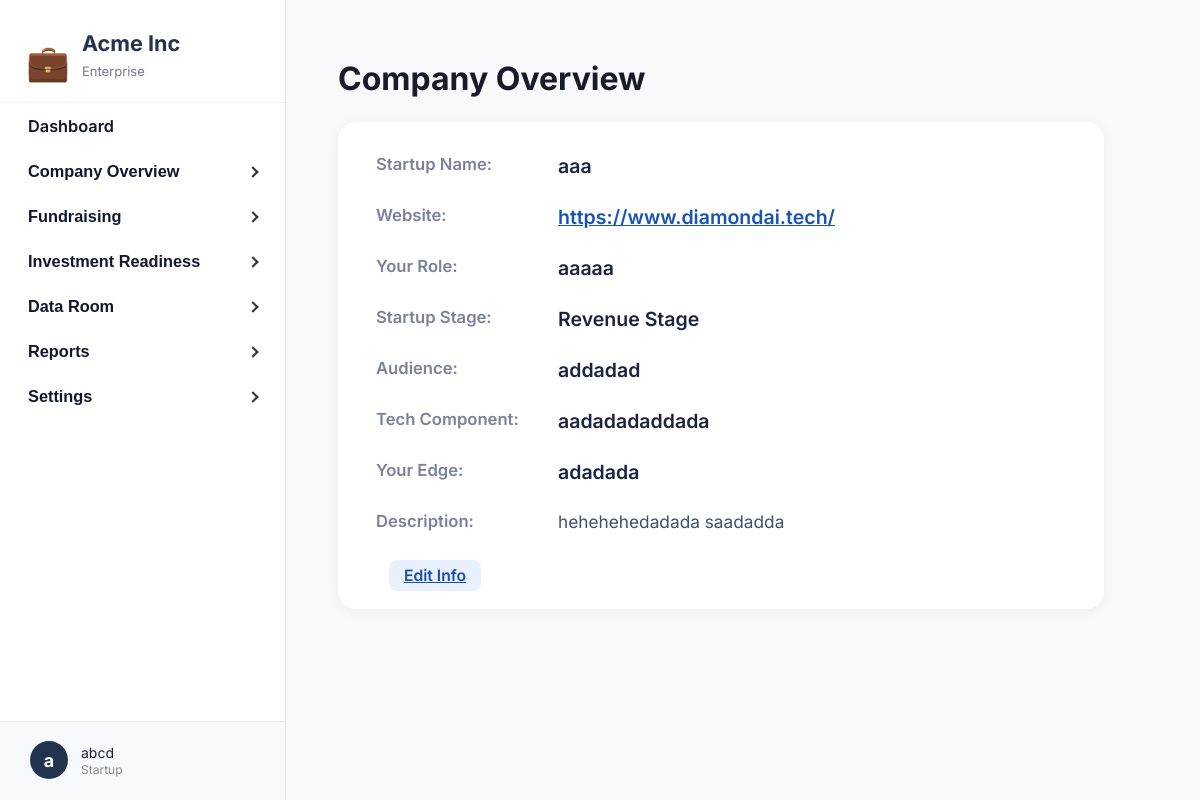
Page /api/startup/company-overview/ (signed in) on the committed database.
### core/models.py (models this page shows, shortened)
class StartupProfile(models.Model):
    user = models.OneToOneField(User, on_delete=models.CASCADE, related_name='startup_profile')
    startup_name = models.CharField(max_length=150)
    role = models.CharField(max_length=100)
    email = models.EmailField()
    website = models.CharField(max_length=255)
    heard_about = models.CharField(max_length=50)
    description = models.TextField()
    audience = models.TextField()
    tech_component = models.TextField()
    your_edge = models.TextField()
    pitch_deck_url = models.CharField(max_length=255)
    startup_stage = models.CharField(max_length=50)
    problem = models.TextField()
    solution = models.TextField()
    market_research = models.CharField(max_length=20)
    business_model_mind = models.CharField(max_length=50)
    working_time = models.CharField(max_length=50)
    cofounder = models.CharField(max_length=20)
    support_needed = models.TextField()
    has_mvp = models.CharField(max_length=10)
    tested_with_customers = models.CharField(max_length=10)
    funding_source = models.CharField(max_length=100)
    early_users = models.CharField(max_length=10)
    generated_revenue = models.CharField(max_length=20)
    stage3_challenges = models.TextField()
    stage3_support = models.TextField()
    business_model = models.TextField()
    paying_customers = models.CharField(max_length=50)
    annual_revenue_4 = models.CharField(max_length=50)
    external_funding = models.CharField(max_length=50)
    acquisition_strategies = models.TextField()
    team_size = models.CharField(max_length=50)
    stage4_challenges = models.TextField()
    stage4_support = models.TextField()
    annual_revenue_5 = models.CharField(max_length=50)
    active_customers_5 = models.CharField(max_length=50)
    markets_operating = models.CharField(max_length=100)
    expansion_plans = models.TextField()
    stage5_challenges = models.TextField()
    is_approved = models.BooleanField(default=False)
    is_onboarded = models.BooleanField(default=False)
    complete_profile_submitted = models.BooleanField(default=False)
    submitted_at = models.DateTimeField(auto_now_add=True)
    arr = models.FloatField(
        null=True, blank=True, verbose_name="Annual Recurring Revenue (ARR)"
    )
    arpu = models.FloatField(
        null=True, blank=True, verbose_name="Average Revenue Per User (ARPU)"
    )
    monthly_burn = models.FloatField(null=True, blank=True)
    cash_balance = models.FloatField(null=True, blank=True)
    ltv_cac_ratio = models.FloatField(null=True, blank=True)
    operating_expenses = models.FloatField(null=True, blank=True)
    debt_obligations = models.TextField(null=True, blank=True)
    capital_raised = models.FloatField(null=True, blank=True)
    currently_raising = models.FloatField(null=True, blank=True)
    equity_offered = models.FloatField(null=True, blank=True)
    financial_forecast = models.FileField(
        upload_to='financial_forecasts/', null=True, blank=True
    )

### core/views.py (the view)
# urls.py: path('startup/company-overview/', startup_company_overview, name='startup_company_overview'),
@login_required
def startup_company_overview(request):
    profile = request.user.startup_profile
    if request.headers.get("HX-Request") == "true":
        return render(request, "startup_partials/startup_company_overview_partial.html", {"profile": profile})
    else:
        return render(request, "startup_company_overview.html", {"profile": profile})

### core/templates/startup_company_overview.html (shortened to what this page needs)
{% extends "startup_base.html" %}
{% block content %}
<h1 style="font-weight: 700; margin-bottom: 24px;">Company Overview</h1>
<div class="overview-card">
    <div class="overview-row">
        <div class="overview-label">Startup Name:</div>
        <div class="overview-value">{{ profile.startup_name }}</div>
    </div>
    <div class="overview-row">
        <div class="overview-label">Website:</div>
        <div class="overview-value"><a href="{{ profile.website }}" target="_blank" style="color:#1854b4;text-decoration:underline;">{{ profile.website }}</a></div>
    </div>
    <div class="overview-row">
        <div class="overview-label">Your Role:</div>
        <div class="overview-value">{{ profile.role }}</div>
    </div>
    <div class="overview-row">
        <div class="overview-label">Startup Stage:</div>
        <div class="overview-value">{{ profile.startup_stage }}</div>
    </div>
    <div class="overview-row">
        <div class="overview-label">Audience:</div>
        <div class="overview-value">{{ profile.audience }}</div>
    </div>
    <div class="overview-row">
        <div class="overview-label">Tech Component:</div>
        <div class="overview-value">{{ profile.tech_component }}</div>
    </div>
    <div class="overview-row">
        <div class="overview-label">Your Edge:</div>
        <div class="overview-value">{{ profile.your_edge }}</div>
    </div>
    <div class="overview-row">
        <div class="overview-label">Description:</div>
        <div class="overview-desc">{{ profile.description }}</div>
    </div>
    <a href="{% url 'startup_edit_overview' %}" class="edit-btn">Edit Info</a>
</div>
{% endblock %}

### core/templates/startup_base.html (shortened to what this page needs)
{% load static %}
<!DOCTYPE html>
<html lang="en">
<head>
</head>
<body>
<div class="layout">
    <nav class="sidebar">
        <div class="logo-box">
            <span class="logo-icon">&#128188;</span>
            <div>
                <div class="sidebar-title">Acme Inc</div>
                <div class="sidebar-subtitle">Enterprise</div>
            </div>
        </div>
        <div class="sidebar-content">
            <ul class="sidebar-nav">
                <li>
                    <a href="{% url 'startup_dashboard' %}" class="sidebar-link {% if section == 'dashboard' %}active{% endif %}">Dashboard</a>
                </li>
                <li>
                    <button class="sidebar-toggle {% if section == 'company' %}active{% endif %}" aria-expanded="false" type="button">
                        Company Overview
                        <span class="arrow"></span>
                    </button>
                </li>
                <li>
                    <button class="sidebar-toggle" aria-expanded="false" type="button">
                        Fundraising
                        <span class="arrow"></span>
                    </button>
                </li>
                <li>
                    <button class="sidebar-toggle" aria-expanded="false" type="button">
                        Investment Readiness
                        <span class="arrow"></span>
                    </button>
                </li>
                <li>
                    <button class="sidebar-toggle" aria-expanded="false" type="button">
                        Data Room
                        <span class="arrow"></span>
                    </button>
                </li>
                <li>
                    <button class="sidebar-toggle" aria-expanded="false" type="button">
                        Reports
                        <span class="arrow"></span>
                    </button>
                </li>
                <li>
                    <button class="sidebar-toggle" aria-expanded="false" type="button">
                        Settings
                        <span class="arrow"></span>
                    </button>
                </li>
            </ul>
        </div>
        <div class="sidebar-footer" id="sidebar-footer">
            <div class="sidebar-footer-circle">{{ request.user.first_name|default:"N"|slice:":1" }}</div>
            <div class="sidebar-footer-details">
                <span>{{ request.user.get_full_name|default:request.user.username }}</span>
                <small>Startup</small>
            </div>
        </div>
    </nav>
    <div id="main-content" class="main-content">
        {% block content %}{% endblock %}
    </div>
</div>
</body>
</html>

### core/templates/startup_base.html (style rules this page uses)
html, body { height: 100%; margin: 0; }
body { font-family: 'Inter', sans-serif; background: #f8f9fb; color: #181b2a; height: 100vh; }
.layout { display: flex; min-height: 100vh; }
.sidebar { width: 285px; background: #fff; border-right: 1.5px solid #e3e5e8; padding: 0; position: relative; display: flex; flex-direction: column; height: 100vh; }
.sidebar .logo-box { padding: 30px 26px 8px 26px; display: flex; align-items: center; gap: 12px; flex-shrink: 0; background: #fff; border-bottom: 1px solid #f0f0f0; }
.sidebar-content { flex: 1; overflow-y: auto; padding-bottom: 80px; }
.sidebar .logo-icon { font-size: 2.2rem; color: #22284b; }
.sidebar-title { font-weight: 700; font-size: 1.35rem; color: #22334d; margin-bottom: 7px; }
.sidebar-subtitle { font-size: 13px; color: #757a8a; margin-bottom: 15px; }
.sidebar-nav { padding: 0; margin: 0 0 30px 0; list-style: none; }
.sidebar-link, .sidebar-toggle { display: flex; align-items: center; gap: 8px; padding: 13px 28px; color: #10182e; text-decoration: none; font-weight: 600; font-size: 1.02rem; border: none; background: none; cursor: pointer; width: 100%; outline: none; transition: all 0.2s cubic-bezier(0.4, 0, 0.2, 1); border-radius: 0 16px 16px 0; margin-right: 4px; position: relative; }
.sidebar-toggle .arrow { margin-left: auto; transition: transform 0.3s cubic-bezier(0.4, 0, 0.2, 1); }
.sidebar-footer { position: absolute; left: 0; bottom: 0; width: 100%; padding: 19px 24px 21px 30px; border-top: 1px solid #ececec; background: #f6fafd; display: flex; align-items: center; gap: 13px; cursor: pointer; z-index: 10; box-sizing: border-box; transition: all 0.2s cubic-bezier(0.4, 0, 0.2, 1); }
.sidebar-footer-circle { width: 38px; height: 38px; border-radius: 50%; background: #22334d; color: #fff; display: flex; align-items: center; justify-content: center; font-size: 18px; font-weight: 700; transition: all 0.2s cubic-bezier(0.4, 0, 0.2, 1); }
.sidebar-footer-details { display: flex; flex-direction: column; gap: 1px; }
.sidebar-footer-details span { font-size: 14px; color: #191f3d; transition: color 0.2s cubic-bezier(0.4, 0, 0.2, 1); }
.sidebar-footer-details small { font-size: 12px; color: #888; transition: color 0.2s cubic-bezier(0.4, 0, 0.2, 1); }
.main-content { flex: 1; padding: 38px 54px 44px 52px; }
.arrow { display: inline-block; width: 6px; height: 6px; border-top: 2px solid #333; border-right: 2px solid #333; transform: rotate(45deg); margin-left: auto; transition: transform 0.3s cubic-bezier(0.4, 0, 0.2, 1); }

### core/templates/startup_company_overview.html (style rules this page uses)
.overview-card { background: #fff; border-radius: 18px; box-shadow: 0 2px 14px #eaeef2; padding: 32px 38px 24px 38px; max-width: 690px; margin-bottom: 38px; }
.overview-row { display: flex; flex-wrap: wrap; gap: 48px 0; margin-bottom: 16px; }
.overview-label { min-width: 170px; font-size: 1.04rem; font-weight: 600; color: #7a819a; margin-right: 12px; margin-bottom: 9px; }
.overview-value { font-size: 1.22rem; color: #1a2340; font-weight: 600; margin-bottom: 11px; word-break: break-word; }
.overview-desc { margin-bottom: 17px; color: #42506b; font-size: 1.08rem; }
.edit-btn { background: #e9f0ff; border-radius: 8px; color: #184eaf; font-weight: 600; border: none; padding: 6px 15px; cursor: pointer; margin-left: 13px; font-size: 0.98rem; transition: background .13s; }

### rows in the picture
StartupProfile: startup_name "aaa", website "https://www.diamondai.tech/", role "aaaaa", startup_stage "Revenue Stage", audience "addadad", tech_component "aadadadaddada", your_edge "adadada", description "hehehehedadada saadadda"

### other values in the picture
{{ request.user.first_name|default:"N"|slice:":1" }} "a"
{{ request.user.get_full_name|default:request.user.username }} "abcd"
